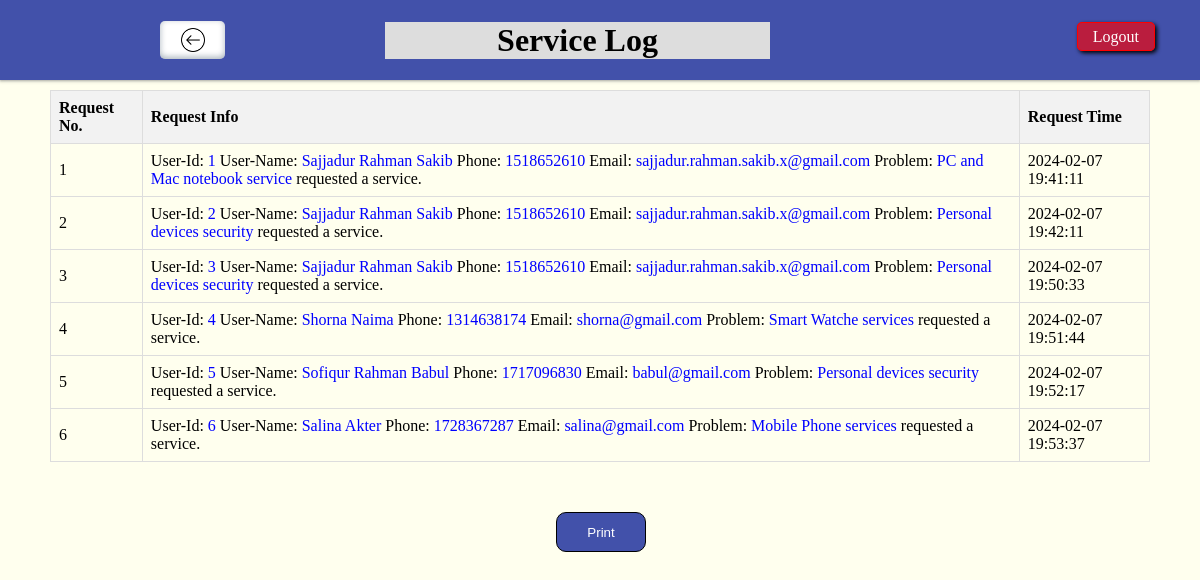
The app's page /admin/servicelog.php (signed in), older data.
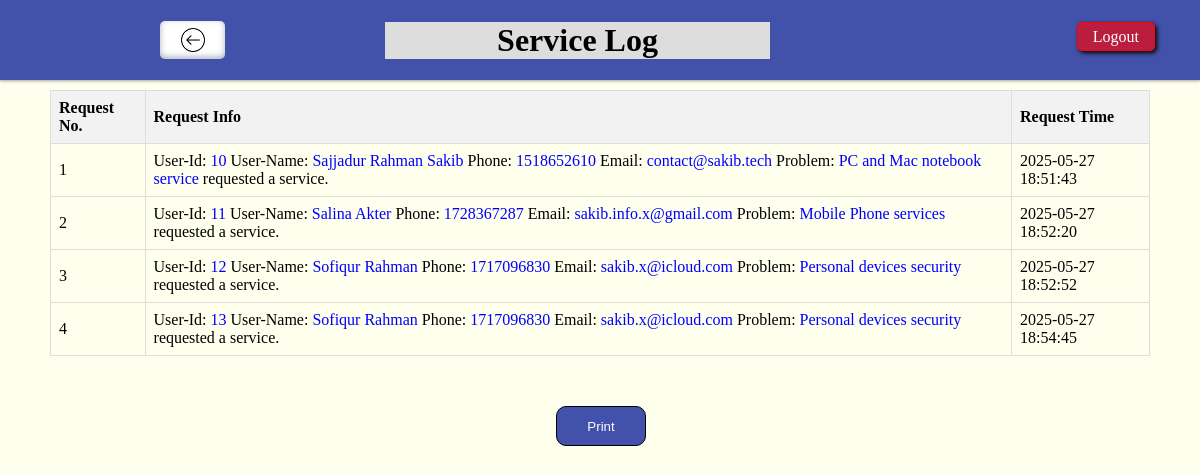
The same page, newer data.
### tables this page shows
CREATE TABLE `reservation` (
  `id` int(100) NOT NULL,
  `name` varchar(32) NOT NULL,
  `address` varchar(50) NOT NULL,
  `phone` int(14) NOT NULL,
  `email` varchar(38) NOT NULL,
  `problem` varchar(100) NOT NULL,
  `description` varchar(500) NOT NULL,
  `submission_time` timestamp NOT NULL DEFAULT current_timestamp(),
  `tracking` varchar(20) DEFAULT NULL
);

### admin/servicelog.php (the view, shortened to what this page needs)
<!DOCTYPE html>
<html lang="en">
<head>
    <link rel="stylesheet" href="servicelog.css">
</head>
<body>
    <div class="contaner">
        <div class="navbar item">
            <div class="blank">
                <a href="./admin.php" class="backbtn"></a>
            </div>
            <h1>Service Log</h1>
            <div class="logout">
                <a href="">Logout</a>
            </div>
        </div>
        <div class="content item">
            <table>
                <thead>
                    <tr>
                        <th>Request No.</th>
                        <th>Request Info</th>
                        <th>Request Time</th>
                    </tr>
                </thead>
                <tbody>
                    <?php
                        include 'config.php';
                        $sql = "SELECT * FROM reservation";
                        $result = mysqli_query($conn, $sql);
                        $no = 1;
                        while ($row = mysqli_fetch_assoc($result)) {
                            echo '<tr>
                            <td>' . $no . '</td>
                            <td>
                                <p>User-Id: <span style="color: blue;">' . $row['id'] . '</span>
                                User-Name: <span style="color: blue;"> ' . $row['name'] . '</span>
                                Phone: <span style="color: blue;"> ' . $row['phone'] . '</span>
                                Email: <span style="color: blue;"> ' . $row['email'] . '</span>
                                Problem: <span style="color: blue;"> ' . $row['problem'] . '</span> requested a service.
                                </p>
                            </td>
                            <td>' . $row['submission_time'] . '</td>
                        </tr>';
                            $no++;
                        }
                    ?>
                </tbody>
            </table>
            <div style="width: 8%; /* Adjust width as needed */
                margin: 50px auto;">
                <form action="<?php $_SERVER['PHP_SELF']?>" method="POST">
                    <input style = "width: 90px;
                    height: 40px;
                     padding: 2px;
                      background-color: #4251aa;
                      color: #fff;
                       border-radius: 10px;
                       border: 1px solid black;" name="submit" type="submit" value="Print" class="printbtn">
                </form>
            </div>
        </div>
    </div>
</body>
</html>

Row changes from the older to the newer data that the page shows:
removed reservation: id "1", name "Sajjadur Rahman Sakib", phone "1518652610", email "sajjadur.rahman.sakib.x@gmail.com", problem "PC and Mac notebook service", submission_time "2024-02-07 19:41:11"
removed reservation: id "2", name "Sajjadur Rahman Sakib", phone "1518652610", email "sajjadur.rahman.sakib.x@gmail.com", problem "Personal devices security", submission_time "2024-02-07 19:42:11"
removed reservation: id "3", name "Sajjadur Rahman Sakib", phone "1518652610", email "sajjadur.rahman.sakib.x@gmail.com", problem "Personal devices security", submission_time "2024-02-07 19:50:33"
removed reservation: id "4", name "Shorna Naima", phone "1314638174", email "shorna@gmail.com", problem "Smart Watche services", submission_time "2024-02-07 19:51:44"
removed reservation: id "5", name "Sofiqur Rahman Babul", phone "1717096830", email "babul@gmail.com", problem "Personal devices security", submission_time "2024-02-07 19:52:17"
removed reservation: id "6", name "Salina Akter", phone "1728367287", email "salina@gmail.com", problem "Mobile Phone services", submission_time "2024-02-07 19:53:37"
added reservation: id "10", name "Sajjadur Rahman Sakib", phone "1518652610", email "contact@sakib.tech", problem "PC and Mac notebook service", submission_time "2025-05-27 18:51:43"
added reservation: id "11", name "Salina Akter", phone "1728367287", email "sakib.info.x@gmail.com", problem "Mobile Phone services", submission_time "2025-05-27 18:52:20"
added reservation: id "12", name "Sofiqur Rahman", phone "1717096830", email "sakib.x@icloud.com", problem "Personal devices security", submission_time "2025-05-27 18:52:52"
added reservation: id "13", name "Sofiqur Rahman", phone "1717096830", email "sakib.x@icloud.com", problem "Personal devices security", submission_time "2025-05-27 18:54:45"
